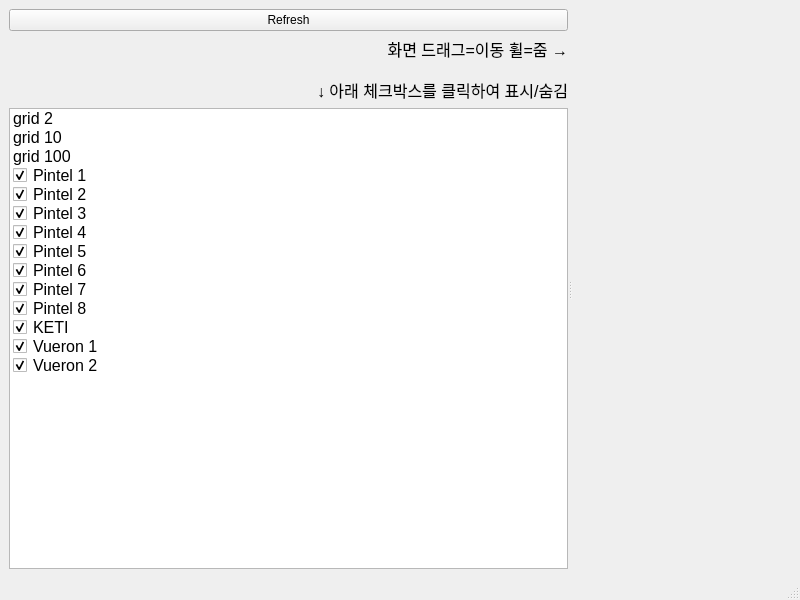
<?xml version="1.0" encoding="UTF-8"?>
<ui version="4.0">
 <class>MainWindow</class>
 <widget class="QMainWindow" name="MainWindow">
  <property name="geometry">
   <rect>
    <x>0</x>
    <y>0</y>
    <width>800</width>
    <height>600</height>
   </rect>
  </property>
  <property name="windowTitle">
   <string>MainWindow</string>
  </property>
  <widget class="QWidget" name="centralwidget">
   <layout class="QGridLayout" name="gridLayout">
    <item row="0" column="0">
     <widget class="QSplitter" name="splitter">
      <property name="orientation">
       <enum>Qt::Orientation::Horizontal</enum>
      </property>
      <widget class="QWidget" name="layoutWidget">
       <layout class="QVBoxLayout" name="verticalLayout">
        <item>
         <widget class="QPushButton" name="pushButton">
          <property name="text">
           <string>Refresh</string>
          </property>
         </widget>
        </item>
        <item>
         <widget class="QLabel" name="label">
          <property name="font">
           <font>
            <pointsize>12</pointsize>
           </font>
          </property>
          <property name="text">
           <string>화면 드래그=이동 휠=줌 →

↓ 아래 체크박스를 클릭하여 표시/숨김</string>
          </property>
          <property name="alignment">
           <set>Qt::AlignmentFlag::AlignRight|Qt::AlignmentFlag::AlignTrailing|Qt::AlignmentFlag::AlignVCenter</set>
          </property>
         </widget>
        </item>
        <item>
         <widget class="QListWidget" name="listWidget">
          <item>
           <property name="text">
            <string>grid 2</string>
           </property>
           <property name="font">
            <font>
             <pointsize>12</pointsize>
            </font>
           </property>
           <property name="foreground">
            <brush brushstyle="NoBrush">
             <color alpha="255">
              <red>111</red>
              <green>111</green>
              <blue>111</blue>
             </color>
            </brush>
           </property>
           <property name="checkState">
            <enum>Unchecked</enum>
           </property>
          </item>
          <item>
           <property name="text">
            <string>grid 10</string>
           </property>
           <property name="font">
            <font>
             <pointsize>12</pointsize>
            </font>
           </property>
           <property name="foreground">
            <brush brushstyle="NoBrush">
             <color alpha="255">
              <red>255</red>
              <green>135</green>
              <blue>135</blue>
             </color>
            </brush>
           </property>
           <property name="checkState">
            <enum>Unchecked</enum>
           </property>
          </item>
          <item>
           <property name="text">
            <string>grid 100</string>
           </property>
           <property name="font">
            <font>
             <pointsize>12</pointsize>
            </font>
           </property>
           <property name="foreground">
            <brush brushstyle="NoBrush">
             <color alpha="255">
              <red>255</red>
              <green>55</green>
              <blue>55</blue>
             </color>
            </brush>
           </property>
           <property name="checkState">
            <enum>Unchecked</enum>
           </property>
          </item>
          <item>
           <property name="text">
            <string>Pintel 1</string>
           </property>
           <property name="font">
            <font>
             <pointsize>12</pointsize>
            </font>
           </property>
           <property name="checkState">
            <enum>Checked</enum>
           </property>
          </item>
          <item>
           <property name="text">
            <string>Pintel 2</string>
           </property>
           <property name="font">
            <font>
             <pointsize>12</pointsize>
            </font>
           </property>
           <property name="checkState">
            <enum>Checked</enum>
           </property>
          </item>
          <item>
           <property name="text">
            <string>Pintel 3</string>
           </property>
           <property name="font">
            <font>
             <pointsize>12</pointsize>
            </font>
           </property>
           <property name="checkState">
            <enum>Checked</enum>
           </property>
          </item>
          <item>
           <property name="text">
            <string>Pintel 4</string>
           </property>
           <property name="font">
            <font>
             <pointsize>12</pointsize>
            </font>
           </property>
           <property name="checkState">
            <enum>Checked</enum>
           </property>
          </item>
          <item>
           <property name="text">
            <string>Pintel 5</string>
           </property>
           <property name="font">
            <font>
             <pointsize>12</pointsize>
            </font>
           </property>
           <property name="checkState">
            <enum>Checked</enum>
           </property>
          </item>
          <item>
           <property name="text">
            <string>Pintel 6</string>
           </property>
           <property name="font">
            <font>
             <pointsize>12</pointsize>
            </font>
           </property>
           <property name="checkState">
            <enum>Checked</enum>
           </property>
          </item>
          <item>
           <property name="text">
            <string>Pintel 7</string>
           </property>
           <property name="font">
            <font>
             <pointsize>12</pointsize>
            </font>
           </property>
           <property name="checkState">
            <enum>Checked</enum>
           </property>
          </item>
          <item>
           <property name="text">
            <string>Pintel 8</string>
           </property>
           <property name="font">
            <font>
             <pointsize>12</pointsize>
            </font>
           </property>
           <property name="checkState">
            <enum>Checked</enum>
           </property>
          </item>
          <item>
           <property name="text">
            <string>KETI</string>
           </property>
           <property name="font">
            <font>
             <pointsize>12</pointsize>
            </font>
           </property>
           <property name="checkState">
            <enum>Checked</enum>
           </property>
          </item>
          <item>
           <property name="text">
            <string>Vueron 1</string>
           </property>
           <property name="font">
            <font>
             <pointsize>12</pointsize>
            </font>
           </property>
           <property name="checkState">
            <enum>Checked</enum>
           </property>
          </item>
          <item>
           <property name="text">
            <string>Vueron 2</string>
           </property>
           <property name="font">
            <font>
             <pointsize>12</pointsize>
            </font>
           </property>
           <property name="checkState">
            <enum>Checked</enum>
           </property>
          </item>
         </widget>
        </item>
       </layout>
      </widget>
      <widget class="RenderingView" name="view_dock" native="true"/>
     </widget>
    </item>
   </layout>
  </widget>
  <widget class="QMenuBar" name="menubar">
   <property name="geometry">
    <rect>
     <x>0</x>
     <y>0</y>
     <width>800</width>
     <height>22</height>
    </rect>
   </property>
  </widget>
  <widget class="QStatusBar" name="statusbar"/>
 </widget>
 <customwidgets>
  <customwidget>
   <class>RenderingView</class>
   <extends>QWidget</extends>
   <header>.rendering_widget.rendering_dock</header>
   <container>1</container>
  </customwidget>
 </customwidgets>
 <resources/>
 <connections/>
</ui>
